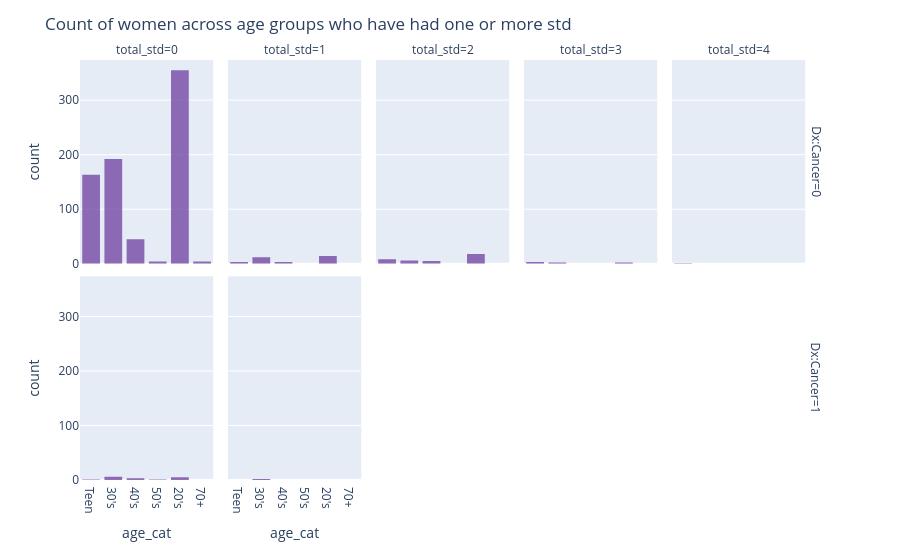

The code cell stored with this chart in its notebook:
### Code cell
fig = px.histogram(df.query("total_std>=0").sort_values(by=["total_std", "Dx:Cancer"], ascending=True),
                   x="age_cat",
                   facet_col="total_std",
                   facet_row="Dx:Cancer",
                   color_discrete_sequence=["rebeccapurple"],
                   opacity=0.7)
fig.update_layout(title="Count of women across age groups who have had one or more std")

fig.show()

### Figure 1 — Plotly figure (JSON) as saved in the notebook; plotly's stock layout.template omitted (floating-point values rounded to 4 significant figures; data arrays with more than 128 entries replaced by an {"elided": "..."} marker saying what was removed)
{"data": [{"bingroup": "x", "hovertemplate": "Dx:Cancer=0<br>total_std=0<br>age_cat=%{x}<br>count=%{y}<extra></extra>", "legendgroup": "", "marker": {"color": "rebeccapurple", "opacity": 0.7, "pattern": {"shape": ""}}, "name": "", "orientation": "v", "showlegend": false, "type": "histogram", "x": {"elided": "763 str values"}, "xaxis": "x6", "yaxis": "y6"}, {"bingroup": "x", "hovertemplate": "Dx:Cancer=0<br>total_std=1<br>age_cat=%{x}<br>count=%{y}<extra></extra>", "legendgroup": "", "marker": {"color": "rebeccapurple", "opacity": 0.7, "pattern": {"shape": ""}}, "name": "", "orientation": "v", "showlegend": false, "type": "histogram", "x": ["40's", "30's", "30's", "30's", "30's", "30's", "30's", "20's", "30's", "20's", "20's", "20's", "20's", "30's", "20's", "20's", "20's", "20's", "20's", "20's", "Teen", "Teen", "Teen", "30's", "30's", "20's", "40's", "30's", "20's", "20's", "30's", "40's"], "xaxis": "x7", "yaxis": "y7"}, {"bingroup": "x", "hovertemplate": "Dx:Cancer=0<br>total_std=2<br>age_cat=%{x}<br>count=%{y}<extra></extra>", "legendgroup": "", "marker": {"color": "rebeccapurple", "opacity": 0.7, "pattern": {"shape": ""}}, "name": "", "orientation": "v", "showlegend": false, "type": "histogram", "x": ["40's", "40's", "30's", "30's", "30's", "30's", "20's", "30's", "20's", "20's", "20's", "20's", "20's", "20's", "20's", "Teen", "40's", "Teen", "20's", "Teen", "Teen", "20's", "Teen", "20's", "30's", "Teen", "20's", "40's", "20's", "20's", "40's", "20's", "20's", "Teen", "20's", "Teen", "20's"], "xaxis": "x8", "yaxis": "y8"}, {"bingroup": "x", "hovertemplate": "Dx:Cancer=0<br>total_std=3<br>age_cat=%{x}<br>count=%{y}<extra></extra>", "legendgroup": "", "marker": {"color": "rebeccapurple", "opacity": 0.7, "pattern": {"shape": ""}}, "name": "", "orientation": "v", "showlegend": false, "type": "histogram", "x": ["20's", "30's", "30's", "Teen", "Teen", "Teen", "20's"], "xaxis": "x9", "yaxis": "y9"}, {"bingroup": "x", "hovertemplate": "Dx:Cancer=0<br>total_std=4<br>age_cat=%{x}<br>count=%{y}<extra></extra>", "legendgroup": "", "marker": {"color": "rebeccapurple", "opacity": 0.7, "pattern": {"shape": ""}}, "name": "", "orientation": "v", "showlegend": false, "type": "histogram", "x": ["Teen"], "xaxis": "x10", "yaxis": "y10"}, {"bingroup": "x", "hovertemplate": "Dx:Cancer=1<br>total_std=0<br>age_cat=%{x}<br>count=%{y}<extra></extra>", "legendgroup": "", "marker": {"color": "rebeccapurple", "opacity": 0.7, "pattern": {"shape": ""}}, "name": "", "orientation": "v", "showlegend": false, "type": "histogram", "x": ["50's", "40's", "40's", "30's", "20's", "20's", "30's", "Teen", "20's", "30's", "30's", "20's", "40's", "20's", "30's", "30's"], "xaxis": "x", "yaxis": "y"}, {"bingroup": "x", "hovertemplate": "Dx:Cancer=1<br>total_std=1<br>age_cat=%{x}<br>count=%{y}<extra></extra>", "legendgroup": "", "marker": {"color": "rebeccapurple", "opacity": 0.7, "pattern": {"shape": ""}}, "name": "", "orientation": "v", "showlegend": false, "type": "histogram", "x": ["30's", "30's"], "xaxis": "x2", "yaxis": "y2"}], "layout": {"annotations": [{"font": {}, "showarrow": false, "text": "total_std=0", "x": 0.09, "xanchor": "center", "xref": "paper", "y": 1, "yanchor": "bottom", "yref": "paper"}, {"font": {}, "showarrow": false, "text": "total_std=1", "x": 0.29, "xanchor": "center", "xref": "paper", "y": 1, "yanchor": "bottom", "yref": "paper"}, {"font": {}, "showarrow": false, "text": "total_std=2", "x": 0.49, "xanchor": "center", "xref": "paper", "y": 1, "yanchor": "bottom", "yref": "paper"}, {"font": {}, "showarrow": false, "text": "total_std=3", "x": 0.69, "xanchor": "center", "xref": "paper", "y": 1, "yanchor": "bottom", "yref": "paper"}, {"font": {}, "showarrow": false, "text": "total_std=4", "x": 0.89, "xanchor": "center", "xref": "paper", "y": 1, "yanchor": "bottom", "yref": "paper"}, {"font": {}, "showarrow": false, "text": "Dx:Cancer=1", "textangle": 90, "x": 0.98, "xanchor": "left", "xref": "paper", "y": 0.2425, "yanchor": "middle", "yref": "paper"}, {"font": {}, "showarrow": false, "text": "Dx:Cancer=0", "textangle": 90, "x": 0.98, "xanchor": "left", "xref": "paper", "y": 0.7575, "yanchor": "middle", "yref": "paper"}], "barmode": "relative", "legend": {"tracegroupgap": 0}, "margin": {"t": 60}, "title": {"text": "Count of women across age groups who have had one or more std"}, "xaxis": {"anchor": "y", "domain": [0, 0.18], "title": {"text": "age_cat"}}, "xaxis10": {"anchor": "y10", "domain": [0.8, 0.98], "matches": "x", "showticklabels": false}, "xaxis2": {"anchor": "y2", "domain": [0.2, 0.38], "matches": "x", "title": {"text": "age_cat"}}, "xaxis3": {"anchor": "y3", "domain": [0.4, 0.58], "matches": "x", "title": {"text": "age_cat"}}, "xaxis4": {"anchor": "y4", "domain": [0.6, 0.78], "matches": "x", "title": {"text": "age_cat"}}, "xaxis5": {"anchor": "y5", "domain": [0.8, 0.98], "matches": "x", "title": {"text": "age_cat"}}, "xaxis6": {"anchor": "y6", "domain": [0, 0.18], "matches": "x", "showticklabels": false}, "xaxis7": {"anchor": "y7", "domain": [0.2, 0.38], "matches": "x", "showticklabels": false}, "xaxis8": {"anchor": "y8", "domain": [0.4, 0.58], "matches": "x", "showticklabels": false}, "xaxis9": {"anchor": "y9", "domain": [0.6, 0.78], "matches": "x", "showticklabels": false}, "yaxis": {"anchor": "x", "domain": [0, 0.485], "title": {"text": "count"}}, "yaxis10": {"anchor": "x10", "domain": [0.515, 1], "matches": "y", "showticklabels": false}, "yaxis2": {"anchor": "x2", "domain": [0, 0.485], "matches": "y", "showticklabels": false}, "yaxis3": {"anchor": "x3", "domain": [0, 0.485], "matches": "y", "showticklabels": false}, "yaxis4": {"anchor": "x4", "domain": [0, 0.485], "matches": "y", "showticklabels": false}, "yaxis5": {"anchor": "x5", "domain": [0, 0.485], "matches": "y", "showticklabels": false}, "yaxis6": {"anchor": "x6", "domain": [0.515, 1], "matches": "y", "title": {"text": "count"}}, "yaxis7": {"anchor": "x7", "domain": [0.515, 1], "matches": "y", "showticklabels": false}, "yaxis8": {"anchor": "x8", "domain": [0.515, 1], "matches": "y", "showticklabels": false}, "yaxis9": {"anchor": "x9", "domain": [0.515, 1], "matches": "y", "showticklabels": false}}}
